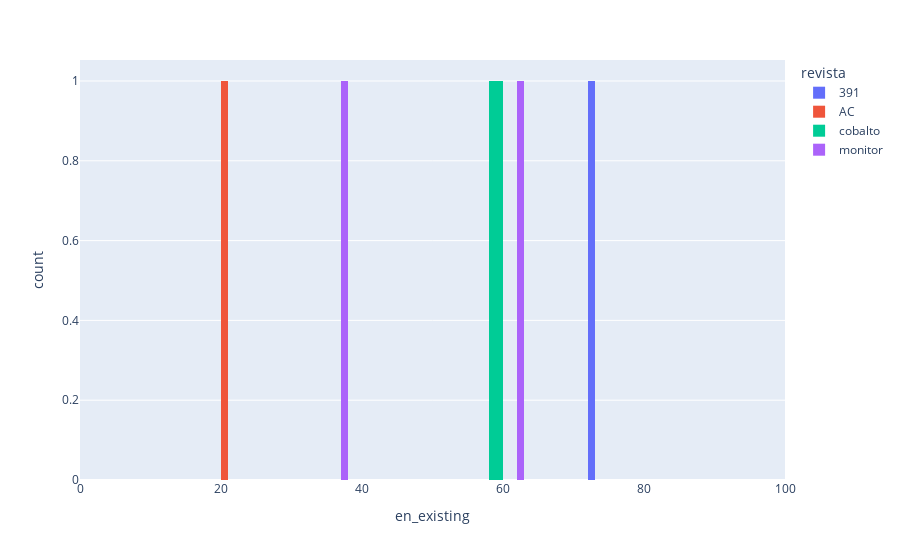

Notebook code for this chart:
### Code cell
english_rows = ["en" in r for r in results["idiomes"]]
px.histogram(results[english_rows], x="en_existing", nbins=101, range_x=(0,100), color="revista")

### Figure 1 — Plotly figure (JSON) as saved in the notebook; plotly's stock layout.template omitted (floating-point values rounded to 4 significant figures)
{"data": [{"alignmentgroup": "True", "bingroup": "x", "hovertemplate": "revista=391<br>en_existing=%{x}<br>count=%{y}<extra></extra>", "legendgroup": "391", "marker": {"color": "#636efa", "pattern": {"shape": ""}}, "name": "391", "nbinsx": 101, "offsetgroup": "391", "orientation": "v", "showlegend": true, "type": "histogram", "x": [72.22], "xaxis": "x", "yaxis": "y"}, {"alignmentgroup": "True", "bingroup": "x", "hovertemplate": "revista=AC<br>en_existing=%{x}<br>count=%{y}<extra></extra>", "legendgroup": "AC", "marker": {"color": "#EF553B", "pattern": {"shape": ""}}, "name": "AC", "nbinsx": 101, "offsetgroup": "AC", "orientation": "v", "showlegend": true, "type": "histogram", "x": [20.5], "xaxis": "x", "yaxis": "y"}, {"alignmentgroup": "True", "bingroup": "x", "hovertemplate": "revista=cobalto<br>en_existing=%{x}<br>count=%{y}<extra></extra>", "legendgroup": "cobalto", "marker": {"color": "#00cc96", "pattern": {"shape": ""}}, "name": "cobalto", "nbinsx": 101, "offsetgroup": "cobalto", "orientation": "v", "showlegend": true, "type": "histogram", "x": [58.14, 59.44], "xaxis": "x", "yaxis": "y"}, {"alignmentgroup": "True", "bingroup": "x", "hovertemplate": "revista=monitor<br>en_existing=%{x}<br>count=%{y}<extra></extra>", "legendgroup": "monitor", "marker": {"color": "#ab63fa", "pattern": {"shape": ""}}, "name": "monitor", "nbinsx": 101, "offsetgroup": "monitor", "orientation": "v", "showlegend": true, "type": "histogram", "x": [62.22, 37.34], "xaxis": "x", "yaxis": "y"}], "layout": {"barmode": "relative", "legend": {"title": {"text": "revista"}, "tracegroupgap": 0}, "margin": {"t": 60}, "xaxis": {"anchor": "y", "domain": [0, 1], "range": [0, 100], "title": {"text": "en_existing"}}, "yaxis": {"anchor": "x", "domain": [0, 1], "title": {"text": "count"}}}}
